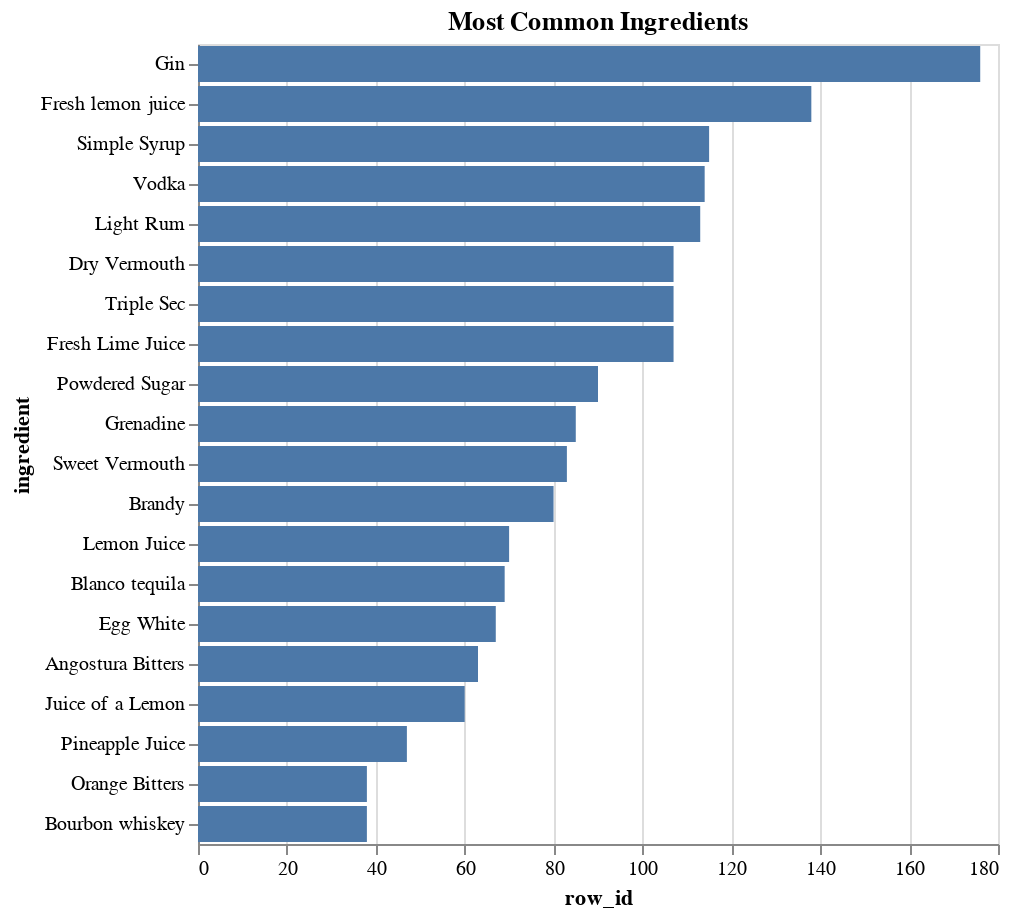

Notebook cell for this chart:
### Code cell
top_ten_ing = boston_cocktails.groupby('ingredient') \
    .count() \
    .sort_values('row_id', ascending = False) \
    .reset_index() \
    .head(20)

chart = alt.Chart(top_ten_ing).mark_bar().encode(
        x = 'row_id:Q',
        y = alt.Y('ingredient:N', sort = '-x')
).properties(title = "Most Common Ingredients")

chart

### Figure 1 — Vega-Lite specification as saved in the notebook (floating-point values rounded to 4 significant figures)
{"config": {"view": {"continuousWidth": 400, "continuousHeight": 300}}, "data": {"name": "data-facf25cb12c4b858e520e1f2f91d4880"}, "mark": "bar", "encoding": {"x": {"type": "quantitative", "field": "row_id"}, "y": {"type": "nominal", "field": "ingredient", "sort": "-x"}}, "title": "Most Common Ingredients", "$schema": "https://vega.github.io/schema/vega-lite/v4.8.1.json", "datasets": {"data-facf25cb12c4b858e520e1f2f91d4880": [{"ingredient": "Gin", "name": 176, "category": 176, "row_id": 176, "ingredient_number": 176, "measure": 176}, {"ingredient": "Fresh lemon juice", "name": 138, "category": 138, "row_id": 138, "ingredient_number": 138, "measure": 138}, {"ingredient": "Simple Syrup", "name": 115, "category": 115, "row_id": 115, "ingredient_number": 115, "measure": 115}, {"ingredient": "Vodka", "name": 114, "category": 114, "row_id": 114, "ingredient_number": 114, "measure": 114}, {"ingredient": "Light Rum", "name": 113, "category": 113, "row_id": 113, "ingredient_number": 113, "measure": 113}, {"ingredient": "Dry Vermouth", "name": 107, "category": 107, "row_id": 107, "ingredient_number": 107, "measure": 107}, {"ingredient": "Triple Sec", "name": 107, "category": 107, "row_id": 107, "ingredient_number": 107, "measure": 107}, {"ingredient": "Fresh Lime Juice", "name": 107, "category": 107, "row_id": 107, "ingredient_number": 107, "measure": 107}, {"ingredient": "Powdered Sugar", "name": 90, "category": 90, "row_id": 90, "ingredient_number": 90, "measure": 90}, {"ingredient": "Grenadine", "name": 85, "category": 85, "row_id": 85, "ingredient_number": 85, "measure": 85}, {"ingredient": "Sweet Vermouth", "name": 83, "category": 83, "row_id": 83, "ingredient_number": 83, "measure": 83}, {"ingredient": "Brandy", "name": 80, "category": 80, "row_id": 80, "ingredient_number": 80, "measure": 80}, {"ingredient": "Lemon Juice", "name": 70, "category": 70, "row_id": 70, "ingredient_number": 70, "measure": 70}, {"ingredient": "Blanco tequila", "name": 69, "category": 69, "row_id": 69, "ingredient_number": 69, "measure": 69}, {"ingredient": "Egg White", "name": 67, "category": 67, "row_id": 67, "ingredient_number": 67, "measure": 67}, {"ingredient": "Angostura Bitters", "name": 63, "category": 63, "row_id": 63, "ingredient_number": 63, "measure": 63}, {"ingredient": "Juice of a Lemon", "name": 60, "category": 60, "row_id": 60, "ingredient_number": 60, "measure": 60}, {"ingredient": "Pineapple Juice", "name": 47, "category": 47, "row_id": 47, "ingredient_number": 47, "measure": 47}, {"ingredient": "Orange Bitters", "name": 38, "category": 38, "row_id": 38, "ingredient_number": 38, "measure": 38}, {"ingredient": "Bourbon whiskey", "name": 38, "category": 38, "row_id": 38, "ingredient_number": 38, "measure": 38}]}}
